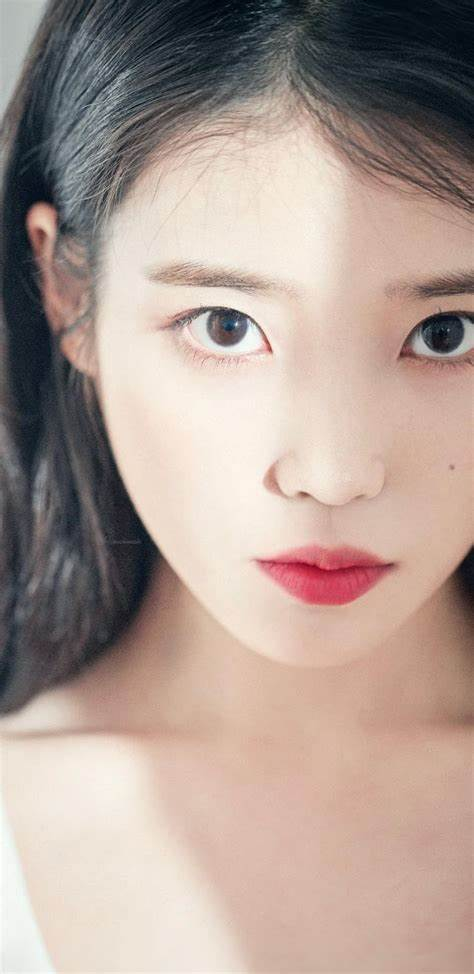
#> input picture data/test.jpg, 474 x 974 px
$ jupyter execute --allow-errors study_1117.ipynb
#> lines starting #> are read from the running program, lines starting #| are printed output that depends on the picture; after the words box and inside, x2 and y2 are one past the last pixel; in counts of white or black regions, pixels touching at a corner belong together
[cell 1]
# [OpenCV] 이미지에서 관심영역 설정하기 (좌표 입력, 마우스 드래그)

# https://hyongdoc.tistory.com/355

[cell 2]
# OpenCV를 이용해 이미지에서 관심영역을 설정하는 방법

# 순서

# 1. 이미지의 좌표를 직접 설정해서 관심영역 표시하기
# 2. 설정된 관심영역으로 이미지 수정하기 (복제)
# 3. 마우스 드래그로 관심영역 설정하기

[cell 3]
# 이미지에서 좌표값 입력을 통해 관심영역 표시하기

# 먼저 이미지를 불러온 뒤, 특정 좌표에 대한 값을 코드로 미리 설정함으로써
# 관심영역으로 지정하는 방법이다.
# 직관적이지만, 실제 사용을 위해서는 제한사항이 많아보이는 방법이다.

[cell 4]
import cv2

img = cv2.imread('./data/test.jpg')
#> img is the input picture: shape (974, 474, 3); mean B, G, R 148.2, 156.4, 174.3

x = 300
y = 100
w = 150
h = 150
roi = img[y:y+h, x:x+w]
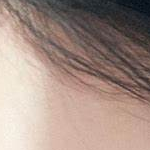
#> roi: shape (150, 150, 3); mean B, G, R 133.2, 142.7, 163.5

# print(roi.shape)
cv2.rectangle(roi, (0,0), (h-1,w-1), (0,255,0), 3)
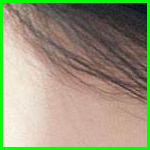
#> roi: shape (150, 150, 3); 7.84% of pixels changed, all inside (x1, y1, x2, y2) = (0, 0, 150, 150)

cv2.imshow('img', img)
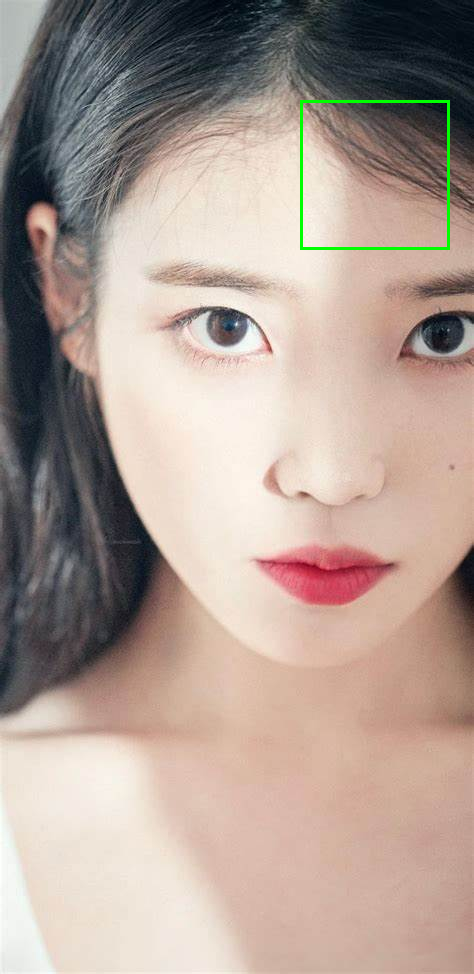
#> window 'img': shape (974, 474, 3); mean B, G, R 147.7, 156.9, 173.7
cv2.waitKey(0)
cv2.destroyAllWindows()

[cell 5]
# 먼저 원하는 지역의 좌측 상단에 해당하는 좌표값과, 지정하고자 하는
# 영역의 폭과 높이를 각각 지정한다.
# 그 후 roi에 이미지의 해당영역을 설정하고,
# 테두리 선을 둘러줍니다.
# rectangle을 통해 간단하게 직사각형 형태의 선을 표시할 수 있다
# 적용 시 이미지에는 아래와 같이 테두리 선이 나타나게 됨

[cell 6]
# 관심영역을 통해 이미지 수정하기

# 위 예시에서 태양을 관심영역으로 지정했다.
# 이번에는 태양을 바로 옆에 복제시켜보도록 하겠다.
# 이미지는 어쨌거나 rgb에 해당하는 다차원 행렬데이터이기 때문에,
# 태양 옆의 영역에, 태양과 동일한 수치들로 이루어진 행렬만
# 복붙해주면 되는 원리이다.
# 코드는 다음과 같다.

[cell 7]
import cv2

img = cv2.imread('./data/test.jpg')

x = 300
y = 0
w = 150
h = 150

roi = img[y:y+h, x:x+w]
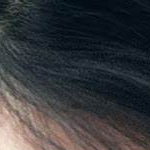
#> roi: shape (150, 150, 3); mean B, G, R 59.4, 56.3, 54.8
img2 = roi.copy()

#> (the rest of this cell did not finish here and is left out)
